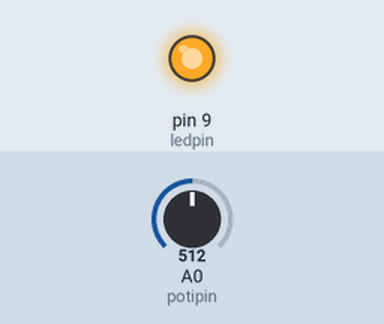
A sketch run on a simulated Arduino Uno, built with avr-gcc and run on an emulated ATmega328P. Parts: output pins drawn as LEDs (lit = HIGH). The inputs (shaded band) are chosen by the test bench; at power-on: A0 (potipin) = 512. What the sketch prints to the serial monitor is not drawn.

Above: at 1.2 s.
1.3 s: A0 (potipin) set to 716
At 1.9 s:
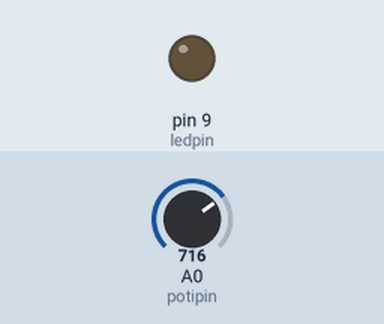
2.8 s: A0 (potipin) set to 701
At 3.1 s:
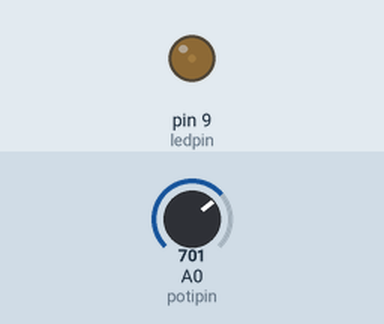
4.3 s: A0 (potipin) set to 900
At 5.5 s:
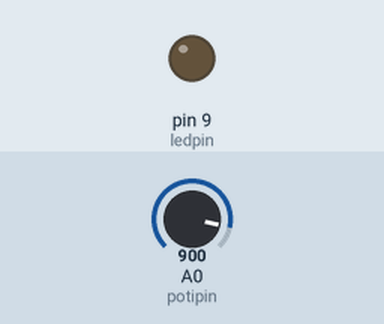
5.8 s: A0 (potipin) set to 889
At 6.5 s:
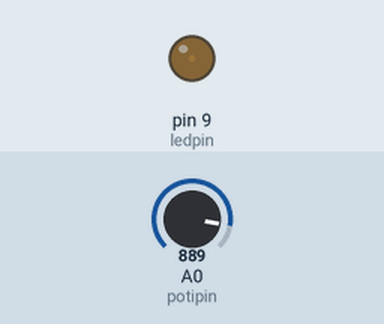
7.3 s: A0 (potipin) set to 1023
At 7.7 s:
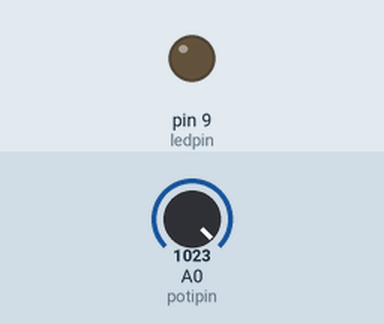
Timing chart, 0 to 9.8 s (numbered marks = the images above; inputs shaded):
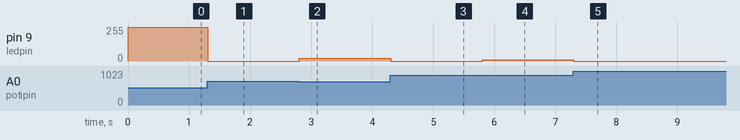

Measured:
- after the input at 1.3 s, pin 9 (ledpin): 254/255 → 0/255 at once
- after the input at 2.8 s, pin 9 (ledpin): 0/255 → 19/255 at once
- after the input at 4.3 s, pin 9 (ledpin): 19/255 → 0/255 at once
- after the input at 5.8 s, pin 9 (ledpin): 0/255 → 8/255 at once
- after the input at 7.3 s, pin 9 (ledpin): 8/255 → 0/255 at once

The sketch:

calibrate_LDR.ino
```cpp
int ledpin = 9;
int potipin = A0;
int sensormin = 1023;
int sensormax = 0;
void setup() {
  // put your setup code here, to run once:
  pinMode(ledpin, OUTPUT);
  Serial.begin(9600);
}

void loop() {
  // put your main code here, to run repeatedly:
  int potivalue = analogRead(potipin); // 0 <-> 1023
  if(potivalue < sensormin){
      sensormin = potivalue;
    }
   if(potivalue > sensormax){
    sensormax = potivalue;
    }
  int mapped_value = map(potivalue, sensormin, sensormax, 255, 0);
  Serial.println(mapped_value);
  analogWrite(ledpin, mapped_value); // 0 <-> 255
}
```
